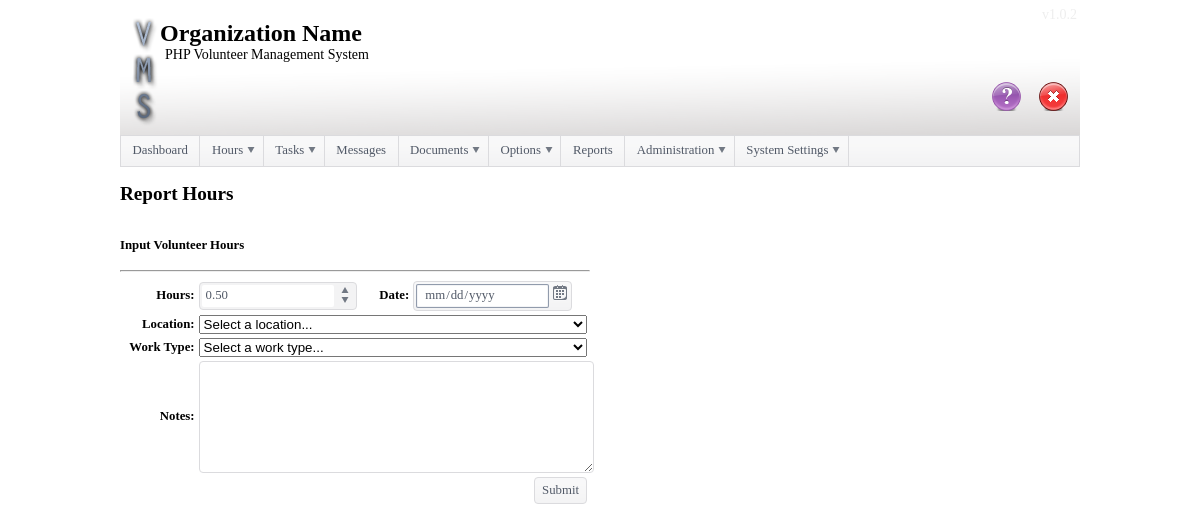
Page /?p=report_hours (signed in) on the committed database.
### tables this page shows
CREATE TABLE IF NOT EXISTS `application_settings` (
  `application_setting_name` varchar(255) NOT NULL,
  `application_setting` text NOT NULL,
  PRIMARY KEY (`application_setting_name`)
);

CREATE TABLE IF NOT EXISTS `mods` (
  `mod_name` varchar(255) NOT NULL,
  `mod_path` text NOT NULL,
  `mod_display_name` varchar(255) NOT NULL,
  `mod_parent_name` varchar(255) NOT NULL,
  `mod_acl_control_id` int(11) NOT NULL COMMENT 'lowest acl_control_id that can vire this mod...',
  `mod_weight` int(11) NOT NULL,
  `mod_type` int(11) NOT NULL COMMENT '1 = Main Menu Item 2 = Not Main Menu Item',
  `mod_can_en_dis` int(11) NOT NULL COMMENT '1 = Yes 2 = No',
  `mod_active_inactive` int(11) NOT NULL COMMENT '1 = Active 2 = Inactive',
  PRIMARY KEY (`mod_name`)
);

### config/get_application_settings.php (called while the page is built, shortened)
<?php
	$sql = "SELECT application_setting FROM application_settings WHERE application_setting_name = 'organization_name'";
	$result = mysql_fetch_assoc(mysql_query($sql));
	$organization_name = $result['application_setting'];
	$sql = "SELECT application_setting FROM application_settings WHERE application_setting_name = 'title'";
	$result = mysql_fetch_assoc(mysql_query($sql));
	$title = $result['application_setting'];
?>

### mods/menu/menu.php (the view, shortened to what this page needs)
<div id="content">
	<div id="header">
<h1><?php echo $organization_name; ?></h1>
		<p><?php echo $title; ?><span id="application_version"><a href="http://geekismybloodtype.com/projects/volunteer-management/" id="a_version">v<?php echo $version; ?></span></a></p>
		<div id="user_options"><?php if($_GET['p'] != 'login') { if(isset($_SESSION['volunteer_id'])) {?><a href="?p=documentation" id="documentation"><img src="img/icons/32x32/help.png" border="0"/></a><a href="?p=logoff"><img src="img/icons/32x32/cancel.png" border="0"/></a><?php } } ?></div>
	</div>
	<?php if($_GET['p'] != 'login') { ?>
	<?php if(isset($_SESSION['volunteer_id'])) { ?>
		<div id="main_menu">
			<ul id="menu">
				<?php
				$sql = "SELECT * FROM mods WHERE mod_type = '1' AND mod_acl_control_id <= '$_SESSION[volunteer_acl_id]' AND mod_active_inactive = '1' ORDER BY mod_weight";
				$result = mysql_query($sql);
				$num = mysql_num_rows($result);
				$i = 0;
				while ($i < $num) {
					$mod_display_name = mysql_result($result, $i, "mod_display_name");
					$mod_name = mysql_result($result, $i, "mod_name");
					$mod_parent_name = mysql_result($result, $i, "mod_parent_name");
					if($mod_parent_name == 'none') {
						$get_child_count = "SELECT * FROM mods WHERE mod_parent_name = '$mod_name' AND mod_type = '2' ORDER BY mod_weight";
						$get_child_count_result = mysql_query($get_child_count);
						$get_child_count_num = mysql_num_rows($get_child_count_result);
						if($get_child_count_num >= 1) {
							echo '<li>'.$mod_display_name.'<ul>';
							echo '</ul></li>';
						} else {
							echo '<li><a href="?p='.$mod_name.'">'.$mod_display_name.'</a></li>';
						}
					};
					$i++;
				}
				?>
			</ul>
<?php
}
}
?>

### index.php (shortened to what this page needs)
<?php
include 'header.php';
if(isset($_GET['p'])) {
	$sql = "SELECT * FROM mods WHERE mod_name = '$_GET[p]' AND mod_active_inactive = '1'";
	$result = mysql_fetch_assoc(mysql_query($sql));
	$page_display_name = $result['mod_display_name'];
	$page_acl_control = $result['mod_acl_control_id'];
	$mod_type = $result['mod_type'];
	if($_SESSION['volunteer_acl_id'] >= $page_acl_control || $_GET['p'] == 'login') {
		if($mod_type != '3') {
			include 'mods/menu/menu.php';
			echo '<div id="content">';
			echo '<h2 id="page_title">'.$page_display_name.'</h2>';
		}
		if($mod_type != '3') {
			echo '</div>';
		}
	}
}
?>

### css/styles.css (style rules this page uses)
body { margin:10px 0px; padding:0px; text-align:center; background-color:#FFF; font: 80% "Tahoma"; }
#a_version { color:#EEE; text-decoration:none; }
#content { width:960px; margin:0px auto; text-align:left; padding:0px; }
#header { background-image:url('../img/logos/logo.png'); height:125px; }
#user_options { margin-top:15px; padding-right:10px; float:right; }
#documentation { padding-right:15px; }
#header h1 { font-size:24px; margin:0px; padding:0px; padding-left:40px; padding-top:10px }
#header p { font-size:14px; margin:0px; padding:0px; padding-left:45px; padding-bottom:2px; }
#application_version { float:right; margin-top:-40px; color:#FFFFFF; padding-right:3px; }

### rows in the picture
application_settings: application_setting "Organization Name"
application_settings: application_setting "PHP Volunteer Management System"
mods: mod_display_name "Dashboard"
mods: mod_display_name "Hours"
mods: mod_display_name "Tasks"
mods: mod_display_name "Messages"
mods: mod_display_name "Documents"
mods: mod_display_name "Options"
mods: mod_display_name "Reports"
mods: mod_display_name "Administration"
mods: mod_display_name "System Settings"
mods: mod_display_name "Report Hours"
